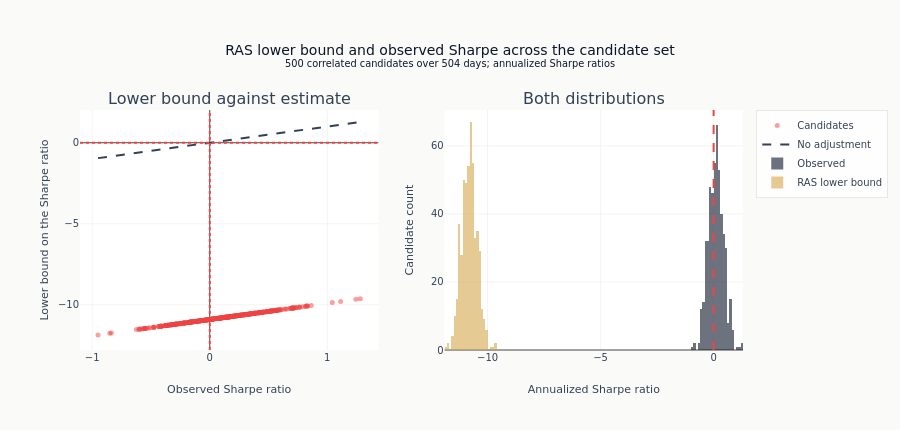

Notebook cell for this chart:
### Code cell
fig = make_subplots(
    rows=1,
    cols=2,
    subplot_titles=["Lower bound against estimate", "Both distributions"],
)

fig.add_trace(
    go.Scatter(
        x=observed_sharpe,
        y=adjusted_sharpe,
        mode="markers",
        marker=dict(
            size=5,
            color=np.where(adjusted_sharpe > 0, COLORS["positive"], COLORS["negative"]),
            opacity=0.5,
        ),
        name="Candidates",
    ),
    row=1,
    col=1,
)

sr_range = [float(np.min(observed_sharpe)), float(np.max(observed_sharpe))]
fig.add_trace(
    go.Scatter(
        x=sr_range,
        y=sr_range,
        mode="lines",
        line=dict(dash="dash", color=COLORS["neutral"]),
        name="No adjustment",
    ),
    row=1,
    col=1,
)
fig.add_trace(
    go.Histogram(
        x=observed_sharpe,
        name="Observed",
        marker_color=COLORS["blue"],
        opacity=0.6,
        nbinsx=30,
    ),
    row=1,
    col=2,
)
fig.add_trace(
    go.Histogram(
        x=adjusted_sharpe,
        name="RAS lower bound",
        marker_color=COLORS["amber"],
        opacity=0.6,
        nbinsx=30,
    ),
    row=1,
    col=2,
)

fig.add_hline(y=0, line_dash="dot", line_color=COLORS["negative"], row=1, col=1)
fig.add_vline(x=0, line_dash="dot", line_color=COLORS["negative"], row=1, col=1)
fig.add_vline(x=0, line_dash="dash", line_color=COLORS["negative"], row=1, col=2)

fig.update_layout(
    title=(
        "RAS lower bound and observed Sharpe across the candidate set"
        f"<br><sup>{SWEEP_CANDIDATES} correlated candidates over {SWEEP_PERIODS} days; "
        "annualized Sharpe ratios</sup>"
    ),
    height=430,
    barmode="overlay",
    margin=dict(t=110),
)
fig.update_xaxes(title_text="Observed Sharpe ratio", row=1, col=1)
fig.update_yaxes(title_text="Lower bound on the Sharpe ratio", row=1, col=1)
fig.update_xaxes(title_text="Annualized Sharpe ratio", row=1, col=2)
fig.update_yaxes(title_text="Candidate count", row=1, col=2)

show_plotly_with_alt(
    fig,
    (
        f"Two panels over a sweep of {SWEEP_CANDIDATES:,} correlated candidates. The left "
        "panel scatters the RAS lower bound against the observed Sharpe, one point per "
        "candidate, with a dashed diagonal marking no adjustment. The right panel overlays "
        "two histograms on one Sharpe axis, the observed ratios and the adjusted lower "
        "bounds, so the shift between them is the adjustment. Correlated rather than "
        "independent candidates, because that is the case the Rademacher bound is meant to "
        "handle."
    ),
)

### Figure 1 — Plotly figure (JSON) as saved in the notebook; plotly's stock layout.template omitted (floating-point values rounded to 4 significant figures; data arrays with more than 128 entries replaced by an {"elided": "..."} marker saying what was removed)
{"data": [{"marker": {"color": {"elided": "500 str values"}, "opacity": 0.5, "size": 5}, "mode": "markers", "name": "Candidates", "type": "scatter", "x": {"elided": "500 float values"}, "xaxis": "x", "y": {"elided": "500 float values"}, "yaxis": "y"}, {"line": {"color": "#334155", "dash": "dash"}, "mode": "lines", "name": "No adjustment", "type": "scatter", "x": [-0.9502, 1.281], "xaxis": "x", "y": [-0.9502, 1.281], "yaxis": "y"}, {"marker": {"color": "#0a1628"}, "name": "Observed", "nbinsx": 30, "opacity": 0.6, "type": "histogram", "x": {"elided": "500 float values"}, "xaxis": "x2", "yaxis": "y2"}, {"marker": {"color": "#D4A84B"}, "name": "RAS lower bound", "nbinsx": 30, "opacity": 0.6, "type": "histogram", "x": {"elided": "500 float values"}, "xaxis": "x2", "yaxis": "y2"}], "layout": {"annotations": [{"font": {"size": 16}, "showarrow": false, "text": "Lower bound against estimate", "x": 0.225, "xanchor": "center", "xref": "paper", "y": 1.0, "yanchor": "bottom", "yref": "paper"}, {"font": {"size": 16}, "showarrow": false, "text": "Both distributions", "x": 0.775, "xanchor": "center", "xref": "paper", "y": 1.0, "yanchor": "bottom", "yref": "paper"}], "barmode": "overlay", "height": 430, "margin": {"t": 110}, "shapes": [{"line": {"color": "#ef4444", "dash": "dot"}, "type": "line", "x0": 0, "x1": 1, "xref": "x domain", "y0": 0, "y1": 0, "yref": "y"}, {"line": {"color": "#ef4444", "dash": "dot"}, "type": "line", "x0": 0, "x1": 0, "xref": "x", "y0": 0, "y1": 1, "yref": "y domain"}, {"line": {"color": "#ef4444", "dash": "dash"}, "type": "line", "x0": 0, "x1": 0, "xref": "x2", "y0": 0, "y1": 1, "yref": "y2 domain"}], "title": {"text": "RAS lower bound and observed Sharpe across the candidate set<br><sup>500 correlated candidates over 504 days; annualized Sharpe ratios</sup>"}, "xaxis": {"anchor": "y", "domain": [0.0, 0.45], "title": {"text": "Observed Sharpe ratio"}}, "xaxis2": {"anchor": "y2", "domain": [0.55, 1.0], "title": {"text": "Annualized Sharpe ratio"}}, "yaxis": {"anchor": "x", "domain": [0.0, 1.0], "title": {"text": "Lower bound on the Sharpe ratio"}}, "yaxis2": {"anchor": "x2", "domain": [0.0, 1.0], "title": {"text": "Candidate count"}}}}
